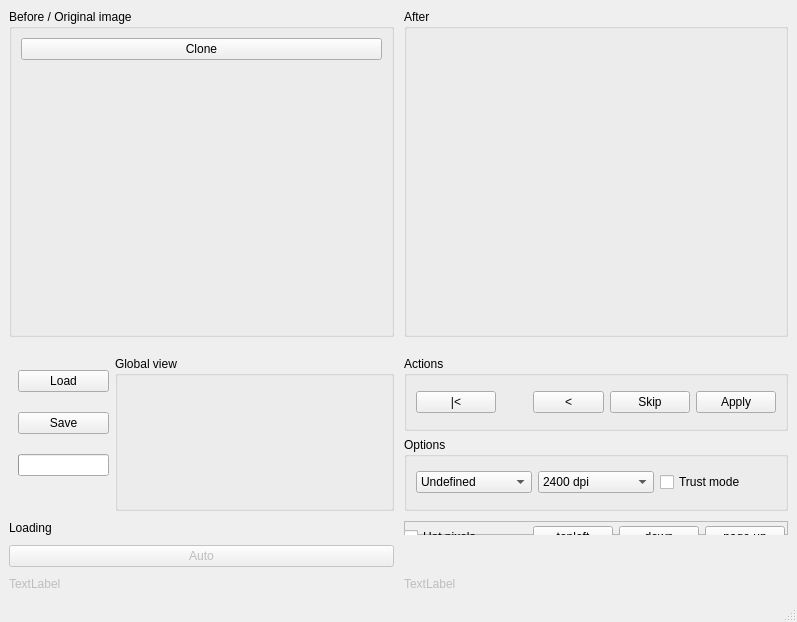
<?xml version="1.0" encoding="UTF-8"?>
<ui version="4.0">
 <class>Tamanoir</class>
 <widget class="QMainWindow" name="Tamanoir">
  <property name="geometry">
   <rect>
    <x>0</x>
    <y>0</y>
    <width>797</width>
    <height>622</height>
   </rect>
  </property>
  <property name="windowTitle">
   <string>Tamanoir</string>
  </property>
  <property name="toolTip">
   <string>Tamanoir - Dust removal tool</string>
  </property>
  <widget class="QWidget" name="centralwidget">
   <layout class="QVBoxLayout" name="verticalLayout">
    <item>
     <layout class="QGridLayout" name="gridLayout">
      <property name="sizeConstraint">
       <enum>QLayout::SetNoConstraint</enum>
      </property>
      <property name="spacing">
       <number>10</number>
      </property>
      <item row="2" column="0">
       <widget class="QWidget" name="widget" native="true">
        <property name="sizePolicy">
         <sizepolicy hsizetype="Expanding" vsizetype="Minimum">
          <horstretch>1</horstretch>
          <verstretch>1</verstretch>
         </sizepolicy>
        </property>
        <layout class="QHBoxLayout" name="horizontalLayout_2">
         <property name="topMargin">
          <number>9</number>
         </property>
         <property name="rightMargin">
          <number>0</number>
         </property>
         <property name="bottomMargin">
          <number>0</number>
         </property>
         <item>
          <layout class="QVBoxLayout" name="verticalLayout_2">
           <property name="sizeConstraint">
            <enum>QLayout::SetMinimumSize</enum>
           </property>
           <item>
            <widget class="QPushButton" name="loadButton">
             <property name="sizePolicy">
              <sizepolicy hsizetype="Preferred" vsizetype="Fixed">
               <horstretch>0</horstretch>
               <verstretch>0</verstretch>
              </sizepolicy>
             </property>
             <property name="text">
              <string>Load</string>
             </property>
             <property name="shortcut">
              <string>Ctrl+O</string>
             </property>
            </widget>
           </item>
           <item>
            <widget class="QPushButton" name="saveButton">
             <property name="sizePolicy">
              <sizepolicy hsizetype="Preferred" vsizetype="Fixed">
               <horstretch>0</horstretch>
               <verstretch>0</verstretch>
              </sizepolicy>
             </property>
             <property name="toolTip">
              <string>Save image</string>
             </property>
             <property name="text">
              <string>Save</string>
             </property>
             <property name="shortcut">
              <string>Ctrl+S</string>
             </property>
            </widget>
           </item>
           <item>
            <widget class="QProgressBar" name="overAllProgressBar">
             <property name="enabled">
              <bool>true</bool>
             </property>
             <property name="sizePolicy">
              <sizepolicy hsizetype="Preferred" vsizetype="Fixed">
               <horstretch>0</horstretch>
               <verstretch>0</verstretch>
              </sizepolicy>
             </property>
             <property name="toolTip">
              <string>Display progress of loading or processing</string>
             </property>
             <property name="value">
              <number>0</number>
             </property>
             <property name="textVisible">
              <bool>false</bool>
             </property>
             <property name="orientation">
              <enum>Qt::Horizontal</enum>
             </property>
            </widget>
           </item>
           <item>
            <spacer name="verticalSpacer">
             <property name="orientation">
              <enum>Qt::Vertical</enum>
             </property>
             <property name="sizeType">
              <enum>QSizePolicy::Minimum</enum>
             </property>
             <property name="sizeHint" stdset="0">
              <size>
               <width>20</width>
               <height>20</height>
              </size>
             </property>
            </spacer>
           </item>
          </layout>
         </item>
         <item>
          <widget class="QGroupBox" name="largViewFrame">
           <property name="sizePolicy">
            <sizepolicy hsizetype="Expanding" vsizetype="Preferred">
             <horstretch>0</horstretch>
             <verstretch>0</verstretch>
            </sizepolicy>
           </property>
           <property name="title">
            <string>Global view</string>
           </property>
           <layout class="QHBoxLayout" name="horizontalLayout">
            <property name="topMargin">
             <number>0</number>
            </property>
            <property name="rightMargin">
             <number>0</number>
            </property>
            <property name="bottomMargin">
             <number>0</number>
            </property>
            <item>
             <widget class="QImageDisplay" name="mainPixmapLabel">
              <property name="sizePolicy">
               <sizepolicy hsizetype="Fixed" vsizetype="Fixed">
                <horstretch>0</horstretch>
                <verstretch>0</verstretch>
               </sizepolicy>
              </property>
              <property name="minimumSize">
               <size>
                <width>20</width>
                <height>20</height>
               </size>
              </property>
              <property name="maximumSize">
               <size>
                <width>256</width>
                <height>120</height>
               </size>
              </property>
              <property name="sizeIncrement">
               <size>
                <width>8</width>
                <height>8</height>
               </size>
              </property>
              <property name="baseSize">
               <size>
                <width>200</width>
                <height>120</height>
               </size>
              </property>
              <property name="toolTip">
               <string>Main display : current dust is marked in blue, corrected ones in green, ones with refused proposals in yellow</string>
              </property>
              <property name="pixmap">
               <pixmap/>
              </property>
              <property name="scaledContents">
               <bool>false</bool>
              </property>
              <property name="alignment">
               <set>Qt::AlignCenter</set>
              </property>
              <property name="wordWrap">
               <bool>false</bool>
              </property>
             </widget>
            </item>
           </layout>
          </widget>
         </item>
        </layout>
       </widget>
      </item>
      <item row="2" column="1">
       <widget class="QWidget" name="widget_2" native="true">
        <property name="sizePolicy">
         <sizepolicy hsizetype="Expanding" vsizetype="Preferred">
          <horstretch>0</horstretch>
          <verstretch>0</verstretch>
         </sizepolicy>
        </property>
        <layout class="QVBoxLayout" name="verticalLayout_5">
         <property name="leftMargin">
          <number>0</number>
         </property>
         <property name="topMargin">
          <number>9</number>
         </property>
         <property name="rightMargin">
          <number>0</number>
         </property>
         <property name="bottomMargin">
          <number>0</number>
         </property>
         <item>
          <widget class="QGroupBox" name="toolFrame">
           <property name="sizePolicy">
            <sizepolicy hsizetype="Expanding" vsizetype="Preferred">
             <horstretch>0</horstretch>
             <verstretch>0</verstretch>
            </sizepolicy>
           </property>
           <property name="title">
            <string>Actions</string>
           </property>
           <layout class="QHBoxLayout" name="horizontalLayout_4">
            <item>
             <widget class="QPushButton" name="rewindButton">
              <property name="toolTip">
               <string>Rewind to top-left of image for dust searching</string>
              </property>
              <property name="text">
               <string>|&lt;</string>
              </property>
             </widget>
            </item>
            <item>
             <spacer name="horizontalSpacer">
              <property name="orientation">
               <enum>Qt::Horizontal</enum>
              </property>
              <property name="sizeHint" stdset="0">
               <size>
                <width>40</width>
                <height>20</height>
               </size>
              </property>
             </spacer>
            </item>
            <item>
             <widget class="QPushButton" name="prevButton">
              <property name="minimumSize">
               <size>
                <width>59</width>
                <height>0</height>
               </size>
              </property>
              <property name="toolTip">
               <string>Go back to previous correction</string>
              </property>
              <property name="text">
               <string>&lt;</string>
              </property>
              <property name="shortcut">
               <string>Left</string>
              </property>
             </widget>
            </item>
            <item>
             <widget class="QPushButton" name="skipButton">
              <property name="toolTip">
               <string>Skip the correction and go to next proposal</string>
              </property>
              <property name="text">
               <string>Skip</string>
              </property>
              <property name="shortcut">
               <string>Right</string>
              </property>
             </widget>
            </item>
            <item>
             <widget class="QPushButton" name="correctButton">
              <property name="toolTip">
               <string>Apply this correction then go to next</string>
              </property>
              <property name="text">
               <string>Apply</string>
              </property>
              <property name="shortcut">
               <string>A</string>
              </property>
             </widget>
            </item>
           </layout>
          </widget>
         </item>
         <item>
          <widget class="QGroupBox" name="groupBox_4">
           <property name="sizePolicy">
            <sizepolicy hsizetype="Expanding" vsizetype="Preferred">
             <horstretch>0</horstretch>
             <verstretch>0</verstretch>
            </sizepolicy>
           </property>
           <property name="title">
            <string>Options</string>
           </property>
           <layout class="QHBoxLayout" name="horizontalLayout_3">
            <item>
             <widget class="QComboBox" name="typeComboBox">
              <property name="focusPolicy">
               <enum>Qt::TabFocus</enum>
              </property>
              <property name="toolTip">
               <string>Film type : positive (from digital cameras or slides) or negative</string>
              </property>
              <item>
               <property name="text">
                <string>Undefined</string>
               </property>
              </item>
              <item>
               <property name="text">
                <string>Negative</string>
               </property>
              </item>
              <item>
               <property name="text">
                <string>Positive</string>
               </property>
              </item>
             </widget>
            </item>
            <item>
             <widget class="QComboBox" name="dpiComboBox">
              <property name="focusPolicy">
               <enum>Qt::TabFocus</enum>
              </property>
              <property name="toolTip">
               <string>Scan resolution, used to guess the size on minimal dust</string>
              </property>
              <property name="currentIndex">
               <number>3</number>
              </property>
              <item>
               <property name="text">
                <string>Undefined</string>
               </property>
              </item>
              <item>
               <property name="text">
                <string>600 dpi</string>
               </property>
              </item>
              <item>
               <property name="text">
                <string>1200 dpi</string>
               </property>
              </item>
              <item>
               <property name="text">
                <string>2400 dpi</string>
               </property>
              </item>
              <item>
               <property name="text">
                <string>3200 dpi</string>
               </property>
              </item>
              <item>
               <property name="text">
                <string>4800 dpi</string>
               </property>
              </item>
             </widget>
            </item>
            <item>
             <widget class="QCheckBox" name="trustCheckBox">
              <property name="toolTip">
               <string>Trust small dusts with very good correction proposal</string>
              </property>
              <property name="text">
               <string>Trust mode</string>
              </property>
              <property name="shortcut">
               <string>T</string>
              </property>
              <property name="checked">
               <bool>false</bool>
              </property>
             </widget>
            </item>
           </layout>
          </widget>
         </item>
        </layout>
       </widget>
      </item>
      <item row="0" column="1">
       <widget class="QGroupBox" name="dustGroupBox">
        <property name="sizePolicy">
         <sizepolicy hsizetype="Expanding" vsizetype="Expanding">
          <horstretch>1</horstretch>
          <verstretch>0</verstretch>
         </sizepolicy>
        </property>
        <property name="minimumSize">
         <size>
          <width>300</width>
          <height>300</height>
         </size>
        </property>
        <property name="sizeIncrement">
         <size>
          <width>4</width>
          <height>4</height>
         </size>
        </property>
        <property name="title">
         <string>After</string>
        </property>
        <layout class="QVBoxLayout" name="verticalLayout_4">
         <item>
          <widget class="QLabel" name="correctPixmapLabel">
           <property name="sizePolicy">
            <sizepolicy hsizetype="Preferred" vsizetype="Preferred">
             <horstretch>0</horstretch>
             <verstretch>0</verstretch>
            </sizepolicy>
           </property>
           <property name="minimumSize">
            <size>
             <width>200</width>
             <height>200</height>
            </size>
           </property>
           <property name="sizeIncrement">
            <size>
             <width>4</width>
             <height>4</height>
            </size>
           </property>
           <property name="pixmap">
            <pixmap/>
           </property>
           <property name="scaledContents">
            <bool>false</bool>
           </property>
           <property name="alignment">
            <set>Qt::AlignBottom|Qt::AlignLeading|Qt::AlignLeft</set>
           </property>
           <property name="wordWrap">
            <bool>false</bool>
           </property>
          </widget>
         </item>
        </layout>
       </widget>
      </item>
      <item row="5" column="1">
       <widget class="QLabel" name="diffPixmapLabel">
        <property name="enabled">
         <bool>false</bool>
        </property>
        <property name="sizePolicy">
         <sizepolicy hsizetype="Expanding" vsizetype="Preferred">
          <horstretch>0</horstretch>
          <verstretch>0</verstretch>
         </sizepolicy>
        </property>
        <property name="text">
         <string>TextLabel</string>
        </property>
       </widget>
      </item>
      <item row="4" column="0">
       <widget class="QPushButton" name="autoButton">
        <property name="enabled">
         <bool>false</bool>
        </property>
        <property name="sizePolicy">
         <sizepolicy hsizetype="Expanding" vsizetype="Fixed">
          <horstretch>0</horstretch>
          <verstretch>0</verstretch>
         </sizepolicy>
        </property>
        <property name="toolTip">
         <string>Automatically correct the whole image</string>
        </property>
        <property name="text">
         <string>Auto</string>
        </property>
       </widget>
      </item>
      <item row="3" column="0">
       <widget class="QLabel" name="loadingTextLabel">
        <property name="sizePolicy">
         <sizepolicy hsizetype="Expanding" vsizetype="Preferred">
          <horstretch>0</horstretch>
          <verstretch>0</verstretch>
         </sizepolicy>
        </property>
        <property name="text">
         <string>Loading</string>
        </property>
        <property name="wordWrap">
         <bool>false</bool>
        </property>
       </widget>
      </item>
      <item row="5" column="0">
       <widget class="QLabel" name="growPixmapLabel">
        <property name="enabled">
         <bool>false</bool>
        </property>
        <property name="sizePolicy">
         <sizepolicy hsizetype="Expanding" vsizetype="Preferred">
          <horstretch>0</horstretch>
          <verstretch>0</verstretch>
         </sizepolicy>
        </property>
        <property name="text">
         <string>TextLabel</string>
        </property>
       </widget>
      </item>
      <item row="3" column="1">
       <widget class="QFrame" name="hiddenFrame">
        <property name="enabled">
         <bool>true</bool>
        </property>
        <property name="frameShape">
         <enum>QFrame::StyledPanel</enum>
        </property>
        <property name="frameShadow">
         <enum>QFrame::Raised</enum>
        </property>
        <widget class="QWidget" name="horizontalLayoutWidget">
         <property name="geometry">
          <rect>
           <x>0</x>
           <y>0</y>
           <width>381</width>
           <height>32</height>
          </rect>
         </property>
         <layout class="QHBoxLayout" name="horizontalLayout_5">
          <item>
           <widget class="QCheckBox" name="hotPixelsCheckBox">
            <property name="sizePolicy">
             <sizepolicy hsizetype="Expanding" vsizetype="Fixed">
              <horstretch>0</horstretch>
              <verstretch>0</verstretch>
             </sizepolicy>
            </property>
            <property name="toolTip">
             <string>Enable hot pixels removal, e.g. very small light points</string>
            </property>
            <property name="text">
             <string>Hot pixels</string>
            </property>
            <property name="checked">
             <bool>false</bool>
            </property>
           </widget>
          </item>
          <item>
           <widget class="QPushButton" name="topLeftButton">
            <property name="text">
             <string>topleft</string>
            </property>
            <property name="shortcut">
             <string>Home</string>
            </property>
           </widget>
          </item>
          <item>
           <widget class="QPushButton" name="pageDownButton">
            <property name="text">
             <string>down</string>
            </property>
            <property name="shortcut">
             <string>PgDown</string>
            </property>
           </widget>
          </item>
          <item>
           <widget class="QPushButton" name="pageUpButton">
            <property name="text">
             <string>page up</string>
            </property>
            <property name="shortcut">
             <string>PgUp</string>
            </property>
           </widget>
          </item>
         </layout>
        </widget>
       </widget>
      </item>
      <item row="0" column="0">
       <widget class="QGroupBox" name="cropGroupBox">
        <property name="sizePolicy">
         <sizepolicy hsizetype="Expanding" vsizetype="Expanding">
          <horstretch>1</horstretch>
          <verstretch>2</verstretch>
         </sizepolicy>
        </property>
        <property name="minimumSize">
         <size>
          <width>300</width>
          <height>300</height>
         </size>
        </property>
        <property name="title">
         <string>Before / Original image</string>
        </property>
        <layout class="QVBoxLayout" name="verticalLayout_3">
         <item>
          <widget class="QPushButton" name="linearButton">
           <property name="toolTip">
            <string>Linear correction: draw the trajectory of correction in &quot;Original&quot; display. Mouse left button set the destination point, right button set the source position.</string>
           </property>
           <property name="text">
            <string>Clone</string>
           </property>
           <property name="shortcut">
            <string>Up, Up</string>
           </property>
          </widget>
         </item>
         <item>
          <widget class="QImageDisplay" name="cropPixmapLabel">
           <property name="minimumSize">
            <size>
             <width>200</width>
             <height>200</height>
            </size>
           </property>
           <property name="sizeIncrement">
            <size>
             <width>0</width>
             <height>0</height>
            </size>
           </property>
           <property name="baseSize">
            <size>
             <width>2</width>
             <height>2</height>
            </size>
           </property>
           <property name="mouseTracking">
            <bool>true</bool>
           </property>
           <property name="contextMenuPolicy">
            <enum>Qt::DefaultContextMenu</enum>
           </property>
           <property name="toolTip">
            <string>Drag the green rectangle region to change correction origin. Right clic to resize correction rectangle.</string>
           </property>
           <property name="pixmap">
            <pixmap/>
           </property>
           <property name="scaledContents">
            <bool>false</bool>
           </property>
           <property name="alignment">
            <set>Qt::AlignCenter</set>
           </property>
           <property name="wordWrap">
            <bool>false</bool>
           </property>
          </widget>
         </item>
        </layout>
       </widget>
      </item>
     </layout>
    </item>
   </layout>
  </widget>
  <widget class="QStatusBar" name="statusbar"/>
  <action name="Left">
   <property name="text">
    <string>Left</string>
   </property>
  </action>
 </widget>
 <customwidgets>
  <customwidget>
   <class>QImageDisplay</class>
   <extends>QLabel</extends>
   <header>qimagedisplay.h</header>
  </customwidget>
 </customwidgets>
 <resources/>
 <connections/>
</ui>
